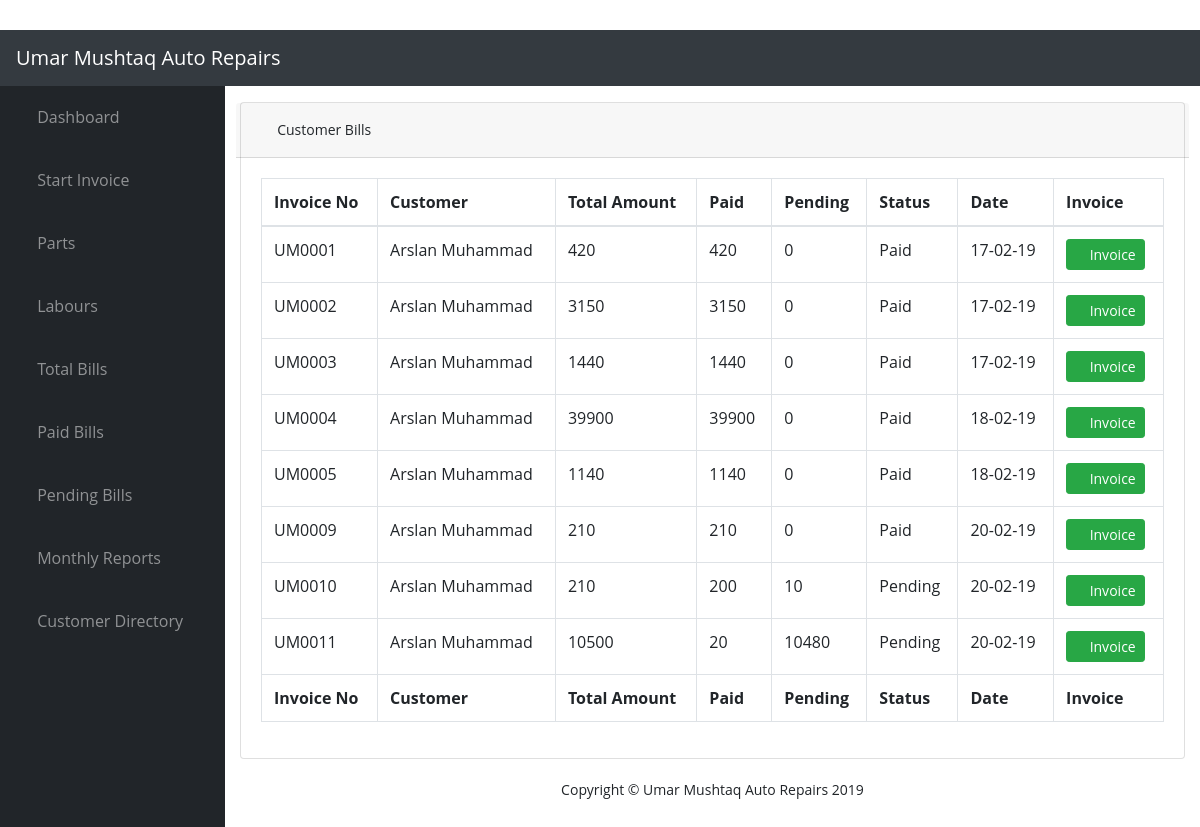
The page /CustomerBills/94 (signed in) on the database as committed earlier.
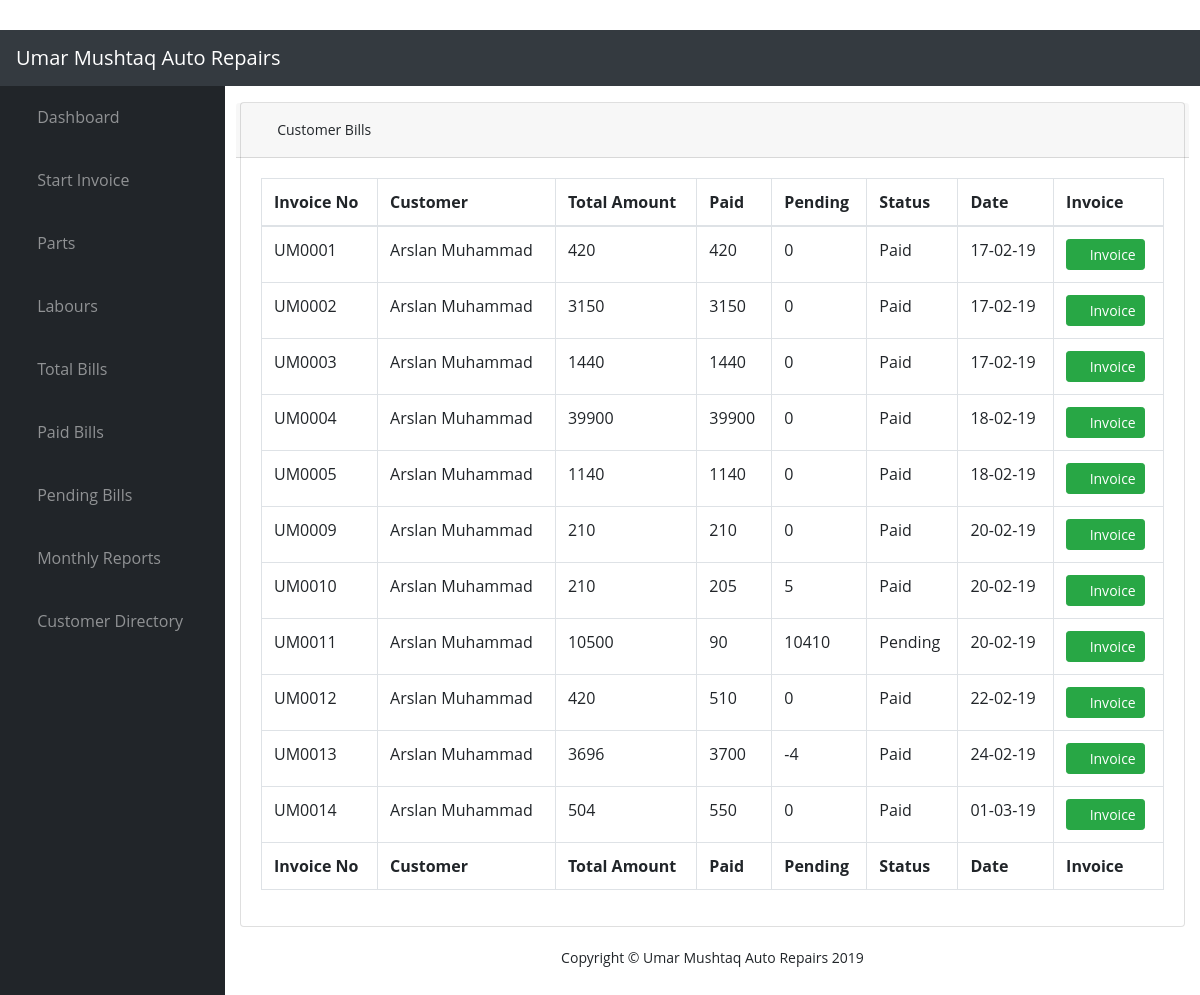
The same page on the database as committed later.
### app/models.py (models this page shows)
class Invoice(models.Model):
    invoiceNo = models.CharField(max_length=10, blank=True)
    customer = models.ForeignKey(Customer, null=True)
    plate = models.CharField(max_length=20)
    model = models.CharField(max_length=20)
    AC_CHOICES = ((True, 'AC'), (False, 'Non AC'))
    isAC = models.BooleanField(choices=AC_CHOICES, default='AC')
    Tran_CHOICES = ((True, 'Automatic'), (False, 'Manual'))
    transmission = models.BooleanField(choices=Tran_CHOICES, default='Automatic')
    color = models.CharField(max_length=20)
    miles = models.CharField(max_length=20)
    motor = models.CharField(max_length=20)
    year = models.CharField(max_length=20)
    partTotal = models.PositiveIntegerField(default = 0)
    labourTotal = models.PositiveIntegerField(default = 0)
    taxAmount = models.DecimalField(default = 0, max_digits=10, decimal_places=2)
    totalAmount = models.DecimalField(default = 0, validators=[MinValueValidator(0)], max_digits=10, decimal_places=2)
    discount = models.PositiveIntegerField(default = 0, validators=[MaxValueValidator(100)])
    grandTotal = models.PositiveIntegerField()
    paid = models.PositiveIntegerField()
    balance = models.IntegerField()
    status = models.BooleanField()
    due_date = models.DateField(default=datetime.now)
    date_created = models.DateTimeField(default=datetime.now, blank=True)
    date_modified = models.DateTimeField(default=datetime.now, blank=True)

class Customer(models.Model):
    name = models.CharField(max_length=200)
    address = models.CharField(max_length=200)
    contact = models.CharField(max_length=200)
    email = models.EmailField(max_length=200)
    date_created = models.DateTimeField(default=datetime.now, blank=True)
    date_modified = models.DateTimeField(default=datetime.now, blank=True)

### app/views.py (the view)
# urls.py: url(r'^CustomerBills/(?P<customerID>\d+)$', app.views.customerBills, name='customerBills'),
@login_required(login_url='/login/')
def customerBills(request, customerID, template_name='app/customerBills.html'):
    bills = Invoice.objects.filter(customer_id=customerID)
    data = {
            'title':'Customer Bills',
            'year':datetime.now().year
           }
    data['bills'] = bills
    return render(request, template_name, data)

### app/templates/app/customerBills.html
{% extends "app/layout.html" %}
{% block content %}
{% load widget_tweaks %}
{% load staticfiles %}
    <div class="container-fluid">
        <div class="card mb-3">
            <div class="card-header form-row">
                <span><i class="fas fa-fw fa-money-bill-alt"></i> Customer Bills </span>
            </div>
            <div class="card-body">
                <div class="table-responsive">
                    {% if bills %}
                    <table class="table table-bordered" id="dataTable" width="100%" cellspacing="0">
                        <thead>
                            <tr>
                                <th>Invoice No</th>
                                <th>Customer</th>
                                <th>Total Amount</th>
                                <th>Paid</th>
                                <th>Pending</th>
                                <th>Status</th>
                                <th>Date</th>
                                <th>Invoice</th>
                            </tr>
                        </thead>
                        <tfoot>
                            <tr>
                                <th>Invoice No</th>
                                <th>Customer</th>
                                <th>Total Amount</th>
                                <th>Paid</th>
                                <th>Pending</th>
                                <th>Status</th>
                                <th>Date</th>
                                <th>Invoice</th>
                            </tr>
                        </tfoot>
                        <tbody>
                            {% for bill in bills %}
                            <tr>
                                <td>{{bill.invoiceNo}}</td>
                                <td>{{bill.customer.name}}</td>
                                <td>{{bill.grandTotal}}</td>
                                <td>{{bill.paid}}</td>
                                <td>{{bill.balance}}</td>
                                <td>{% if bill.status == True %} Paid {% else %} Pending {% endif %}</td>
                                <td>{{bill.date_created|date:"d-m-y"}}</td>
                                <td>
                                    <a href="{% url 'invoice' bill.id %}" class="btn btn-success btn-sm">
                                        <i class="fas fa-file-invoice-dollar"></i> Invoice
                                    </a>
                                </td>
                            </tr>
                            {% endfor %}
                        </tbody>
                    </table>
                    {% endif %}
                </div>
            </div>
        </div>
    </div>
{% endblock %}

Rows that differ between the two databases and show on the page:
changed Invoice "UM0010": paid "200" → "205"; balance "10" → "5"; status "Pending" → "Paid"
changed Invoice "UM0011": paid "20" → "90"; balance "10480" → "10410"
added Invoice: invoiceNo "UM0012", customer.name "Arslan Muhammad", grandTotal "420", paid "510", balance "0", status "Paid", date_created "22-02-19"
added Invoice: invoiceNo "UM0013", customer.name "Arslan Muhammad", grandTotal "3696", paid "3700", balance "-4", status "Paid", date_created "24-02-19"
added Invoice: invoiceNo "UM0014", customer.name "Arslan Muhammad", grandTotal "504", paid "550", balance "0", status "Paid", date_created "01-03-19"
